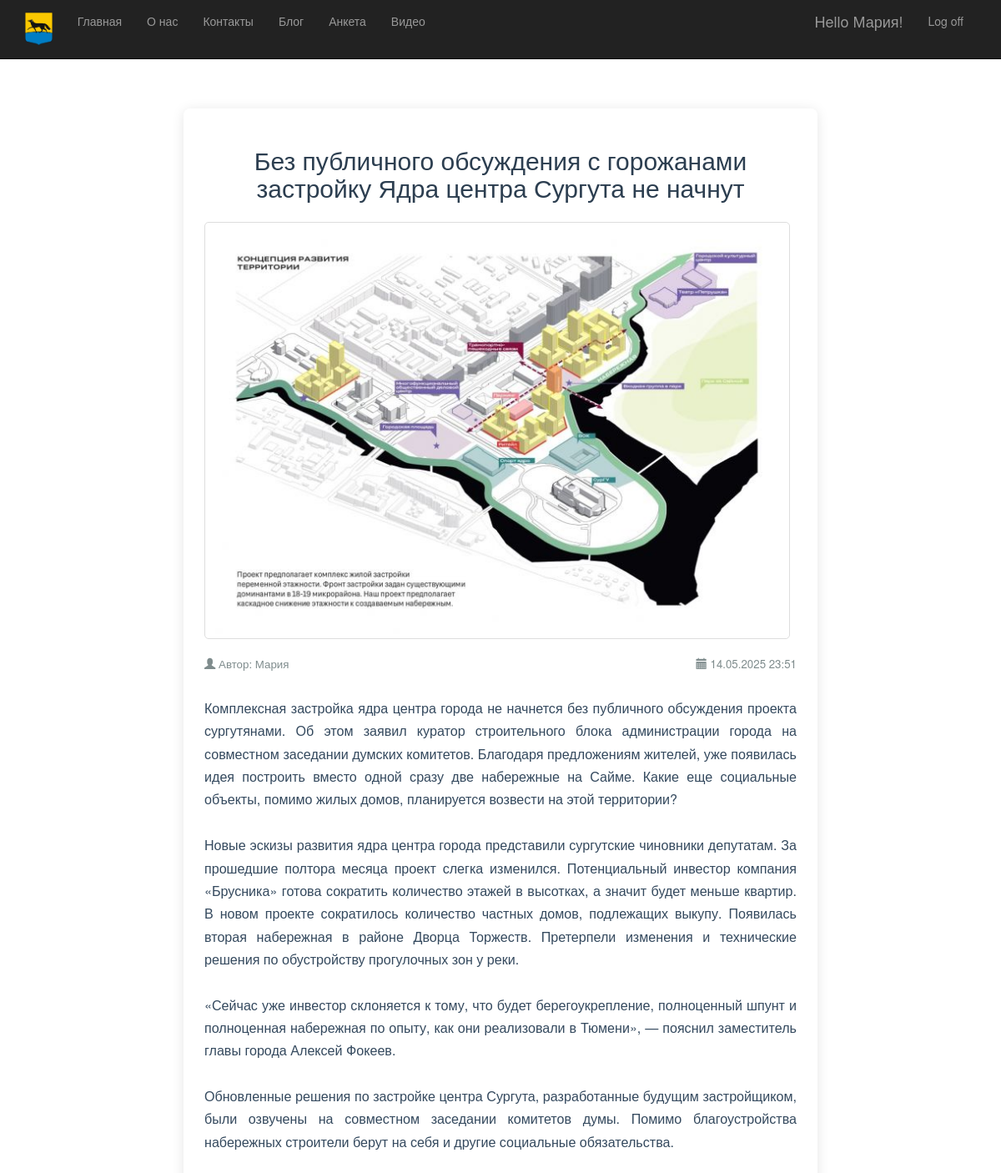
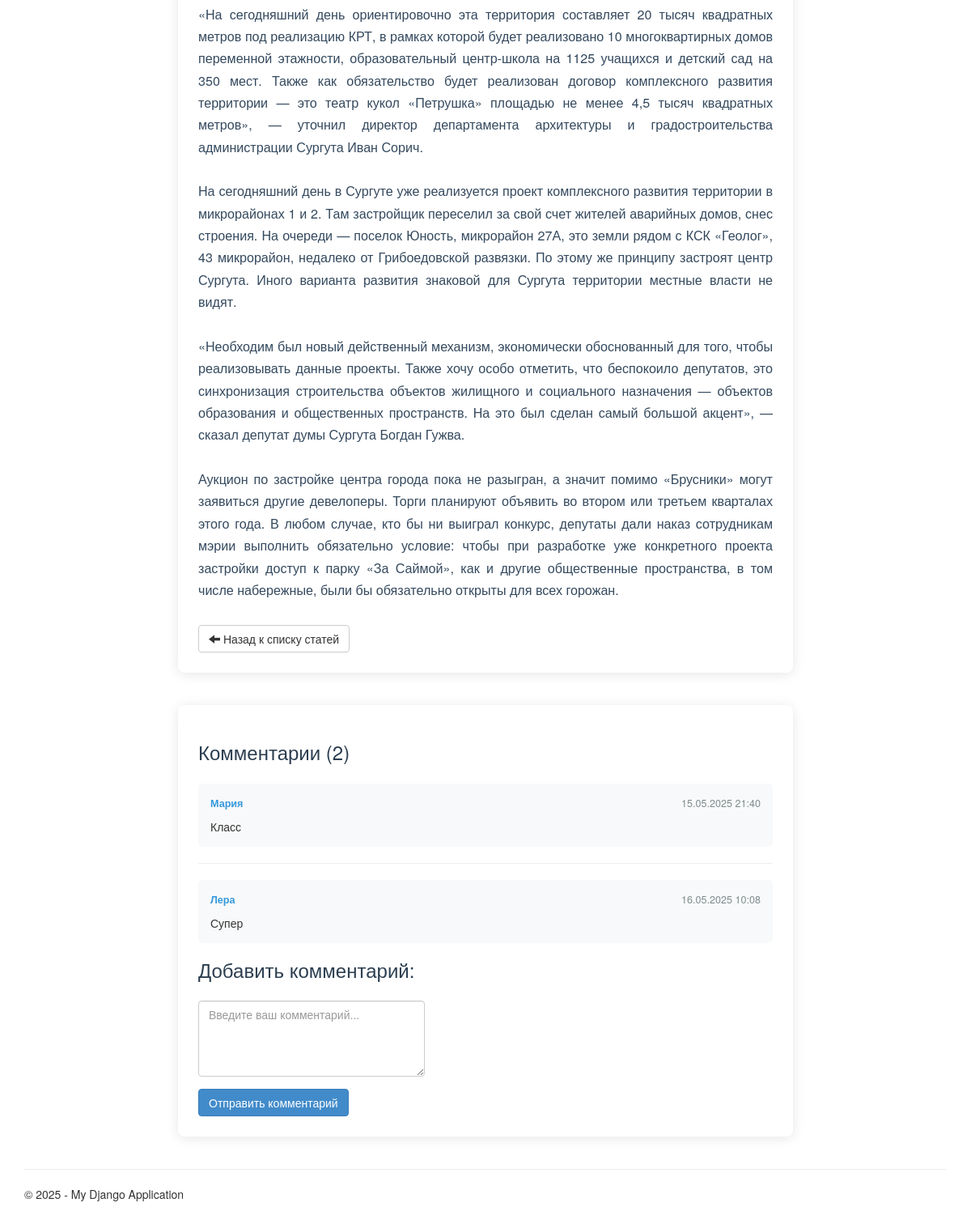
The app's page /blog/3/ (signed in) with its own data (2 pictures, top to bottom).
### app/models.py (models this page shows, shortened)
class Blog(models.Model):
    title = models.CharField(
        max_length=100,
        unique_for_date="posted",
        verbose_name="Заголовок"
    )
    description = models.TextField(verbose_name="Краткое содержание")
    content = models.TextField(verbose_name="Полное содержание")
    posted = models.DateTimeField(
        default=datetime.now,
        db_index=True,
        verbose_name="Дата публикации"
    )
    author = models.ForeignKey(
        User,
        null=True,
        blank=True,
        on_delete=models.SET_NULL,
        verbose_name="Автор"
    )
    image = models.ImageField(
        upload_to='app/content/blog_images/',
        default='app/content/blog_default.jpg',
        verbose_name="Изображение статьи",
        help_text="Рекомендуемый размер: 1200x800px"
    )
    class Meta:
        db_table = "Posts"
        ordering = ["-posted"]
        verbose_name = "статья блога"
        verbose_name_plural = "статьи блога"

class Comment(models.Model):
    text = models.TextField(verbose_name="Текст комментария")
    date = models.DateTimeField(default=datetime.now, db_index=True, verbose_name="Дата комментария")
    author = models.ForeignKey(User, on_delete=models.CASCADE, verbose_name="Автор комментария")
    post = models.ForeignKey(Blog, on_delete=models.CASCADE, verbose_name="Статья комментария")
    class Meta:
        db_table = "Comments"
        verbose_name = "комментарий"
        verbose_name_plural = "комментарии"
        ordering = ["date"]

### app/views.py (the view)
# urls.py: path('blog/<int:pk>/', app.views.blogpost, name='blogpost'),
def blogpost(request, pk):
    post = get_object_or_404(Blog, id=pk)
    comments = Comment.objects.filter(post=post).order_by('date')
    if request.method == "POST" and request.user.is_authenticated:
        form = CommentForm(request.POST)
        if form.is_valid():
            comment = form.save(commit=False)
            comment.post = post
            comment.author = request.user
            comment.save()
            return redirect('blogpost', pk=post.id)
    else:
        form = CommentForm()
    return render(
        request,
        'app/blogpost.html',
        {
            'post': post,
            'comments': comments,
            'form': form,
            'year': datetime.now().year,
        }
    )

### app/forms.py
class CommentForm(forms.ModelForm):
    class Meta:
        model = Comment
        fields = ('text',)
        labels = {'text': 'Комментарий'}
        widgets = {
            'text': forms.Textarea(attrs={
                'class': 'form-control',
                'rows': 4,
                'placeholder': 'Оставьте ваш комментарий здесь...'
            })
        }

### app/templates/app/blogpost.html (shortened to what this page needs)
{% extends "app/layout.html" %}
{% load static %}
{% block content %}
<div class="article-container">
    <div class="article-detail">
        <h2 class="article-title">{{ post.title }}</h2>
        {% if post.image and post.image.url != '/media/temp.jpg' %}
        <div class="article-image">
            <img src="{{ post.image.url }}"
                 alt="{{ post.title }}"
                 class="img-responsive"
                 style="max-width: 100%; height: auto; margin: 20px 0; border-radius: 5px;">
        </div>
        {% endif %}
        <div class="article-meta">
            <p class="article-author">
                <span class="glyphicon glyphicon-user"></span>
                Автор: {{ post.author.username }}
            </p>
            <p class="article-date">
                <span class="glyphicon glyphicon-calendar"></span>
                {{ post.posted|date:"d.m.Y H:i" }}
            </p>
        </div>
        <div class="article-content">
            {{ post.content|linebreaksbr }}
        </div>
        <div class="article-footer">
            <a href="{% url 'blog' %}" class="btn btn-default">
                <span class="glyphicon glyphicon-arrow-left"></span> Назад к списку статей
            </a>
        </div>
    </div>
    <div class="comments-section">
        <h3> Комментарии ({{ comments.count }})</h3>
        {% if comments %}
        <div class="comments-list">
            {% for comment in comments %}
            <div class="comment-item">
                <div class="comment-header">
                    <span class="comment-author"> {{ comment.author }}</span>
                    <span class="comment-date"> {{ comment.date|date:"d.m.Y H:i" }}</span>
                </div>
                <div class="comment-text">
                    {{ comment.text|linebreaksbr }}
                </div>
            </div>
            {% if not forloop.last %}<hr class="comment-divider">{% endif %}
            {% endfor %}
        </div>
        {% else %}
        <div class="no-comments">
            <p>Пока нет комментариев. Будьте первым!</p>
        </div>
        {% endif %}
        {% if user.is_authenticated %}
        <div class="comment-form">
            <h3> Добавить комментарий:</h3>
            <form method="POST">
                <div class="form-group">
                    <textarea name="{{ form.text.name }}"
                              class="form-control"
                              rows="4"
                              placeholder="Введите ваш комментарий...">{{ form.text.value|default:'' }}</textarea>
                </div>
                <button type="submit" class="btn btn-primary">
                     Отправить комментарий
                </button>
            </form>
        </div>
        {% endif %}
    </div>
</div>
{% endblock %}

### app/templates/app/loginpartial.html (shortened to what this page needs)
{% if user.is_authenticated %}
<form id="logoutForm" action="/logout/" method="post" class="navbar-right">
    <ul class="nav navbar-nav navbar-right">
        <li><span class="navbar-brand">Hello {{ user.username }}!</span></li>
        <li><a href="javascript:document.getElementById('logoutForm').submit()">Log off</a></li>
    </ul>
</form>
{% else %}
<ul class="nav navbar-nav navbar-right">
    <li><a href="{% url 'login' %}">Log in</a></li>
</ul>
{% endif %}

### app/static/app/content/site.css (style rules this page uses)
body { padding-top: 90px; padding-bottom: 20px; }
input, select, textarea { max-width: 280px; }

### app/templates/app/blogpost.html (style rules this page uses)
.article-container { max-width: 800px; margin: 0 auto; padding: 20px; }
.article-detail { margin: 20px 0; padding: 25px; background: #fff; border-radius: 8px; box-shadow: 0 2px 15px rgba(0,0,0,0.1); }
.article-image img { max-height: 500px; width: auto; display: block; margin: 0 auto; border: 1px solid #ddd; padding: 5px; background: #fff; }
.article-title { color: #2c3e50; margin-bottom: 25px; text-align: center; }
.article-meta { margin-bottom: 20px; color: #7f8c8d; font-size: 0.95em; display: flex; justify-content: space-between; }
.article-content { font-size: 1.15em; line-height: 1.7; margin-bottom: 30px; color: #34495e; text-align: justify; }
.comments-section { margin-top: 40px; padding: 25px; background: #fff; border-radius: 8px; box-shadow: 0 2px 15px rgba(0,0,0,0.1); }
.comments-section h3 { color: #2c3e50; margin-bottom: 25px; }
.comment-item { margin-bottom: 20px; padding: 15px; background: #f8f9fa; border-radius: 5px; }
.comment-header { display: flex; justify-content: space-between; margin-bottom: 10px; font-size: 0.9em; }
.comment-author { color: #3498db; font-weight: bold; }
.comment-date { color: #7f8c8d; }

### records on screen
Blog: title "Без публичного обсуждения с горожанами застройку Ядра центра Сургута не начнут", image (picture), author.username "Мария", posted "14.05.2025 23:51", content "Комплексная застройка ядра центра города не начнется без публичного обсуждения проекта сургутянами. Об этом заявил куратор строительного блока администрации города на совместном заседании думских комитетов. Благодаря предложениям жителей, уже появилась идея построить вместо одной сразу две набережные на Сайме. Какие еще социальные объекты, помимо жилых домов, планируется возвести на этой территории? Новые эскизы развития ядра центра города представили сургутские чиновники депутатам. За прошедшие полтора месяца проект слегка изменился. Потенциальный инвестор компания «Брусника» готова сократить количество этажей в высотках, а значит будет меньше квартир. В новом проекте сократилось…"
Comment: author "Мария", date "15.05.2025 21:40", text "Класс"
Comment: author "Лера", date "16.05.2025 10:08", text "Супер"

### other values on screen
{{ user.username }} "Мария"
{{ comments.count }} "2"
